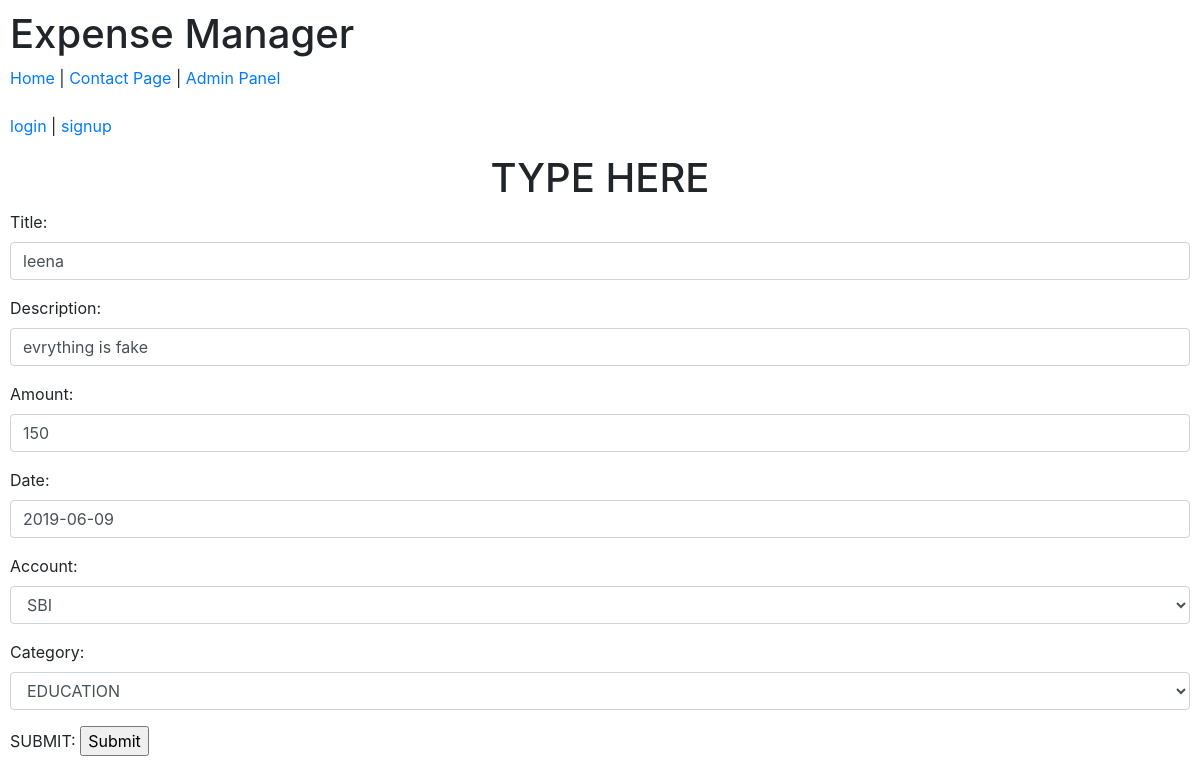
Screenshot of /view/2/edit/ with the database file from the repository.
### budget/models.py (models this page shows, shortened)
class ExpenseItem(models.Model):
    title = models.CharField('Title', max_length=100)
    amount = models.IntegerField('Amount', default=0)
    category = models.ForeignKey(ExpenseCategory, on_delete=models.CASCADE , blank=True, null=True)
    description = models.CharField('Description', max_length=200, blank=True, null=True)
    date = models.DateField('Date', max_length=200)
    account = models.ForeignKey(ExpenseAccount, on_delete=models.CASCADE)

### budget/views.py (the view, shortened to what this page needs)
# urls.py: url(r'^view/(?P<pk>\w+)/edit/$',views.UpdateItemView.as_view()),
class UpdateItemView(UpdateView):
    queryset = ExpenseItem.objects.all()
    template_name = 'expense_update.html'
    fields = ['title', 'description', 'amount', 'date', 'account', 'category']

### budget/models.py (called while the page is built)
    def __str__(self):
        return self.title

    def __str__(self):
        return self.title

### templates/expense_update.html (shortened to what this page needs)
{% extends 'base.html'%}
{% block content %}
<h1 align="center">TYPE HERE</h1>
<form method ='POST'>
<table>
    {% include 'tweaky_form.html' with form=form %}
</table>
    SUBMIT: <input type="submit" name="submit">
</form>
{% endblock %}

### templates/tweaky_form.html (shortened to what this page needs)
{% load widget_tweaks %}
{% for field in form.visible_fields %}
<div class="form-group">
    {{ field.label_tag }}
    {% if form.is_bound %}
    {% if field.errors %}
    {% render_field field class="form-control is-invalid" %}
    {% for error in field.errors %}
    <div class="invalid-feedback">
        {{ error }}
    </div>
    {% endfor %}
    {% else %}
    {% render_field field class="form-control is-valid" %}
    {% endif %}
    {% else %}
    {% render_field field class="form-control" %}
    {% endif %}
</div>
{% endfor %}

### rows the page displays
ExpenseItem: title "leena" "evrything is fake" "150" "2019-06-09" "SBI" "EDUCATION"

### other values shown
{{ field.label_tag }} "Title:" "Description:" "Amount:" "Date:" "Account:" "Category:"
